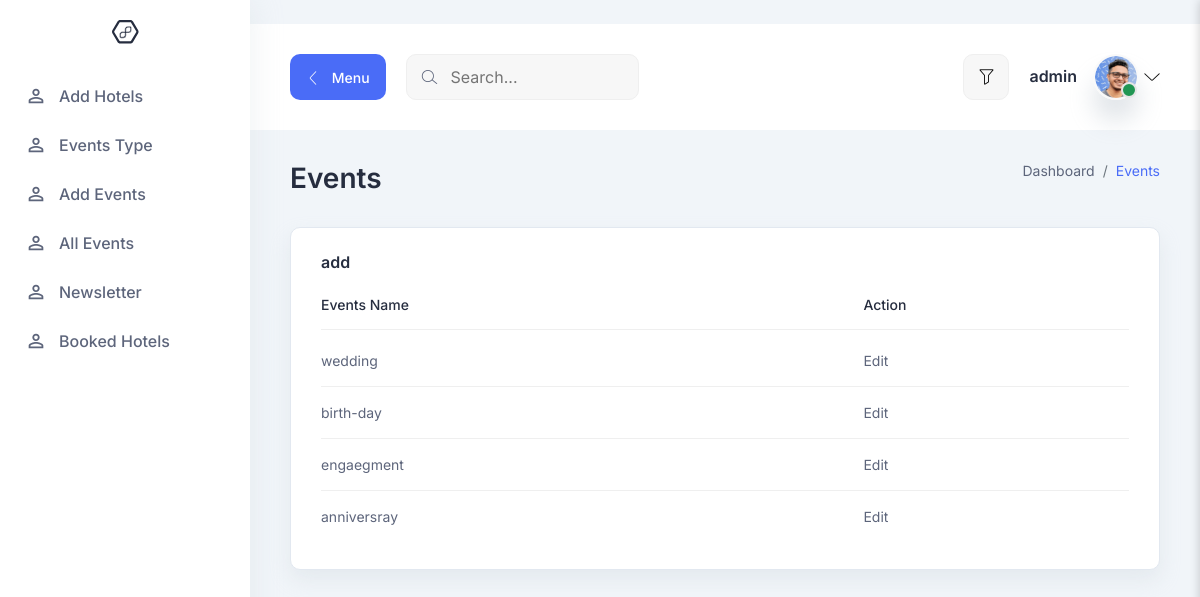
Page /all-events/ (signed in) on the committed database.
### src/models.py (models this page shows, shortened)
class event_type(models.Model):
    event= models.CharField(max_length=100)

### admin_section/views.py (the view)
# urls.py: path('all-events/' , all_events , name="all-events"),
@login_required(login_url='signin')
def all_events(request):
    if not request.user.is_superuser:
        messages.success(request , 'You are not authorized to view this page')
        return redirect('home')
    events=event_type.objects.all()
    context={
        'events':events
    }
    return render(request, 'employee/all_events.html' , context)

### admin_section/templates/employee/all_events.html
{% extends 'employee/base.html' %}
{% block content %}
<section class="table-components">
    <div class="container-fluid">
      <div class="title-wrapper pt-30">
        <div class="row align-items-center">
          <div class="col-md-6">
            <div class="title mb-30">
              <h2>Events</h2>
            </div>
          </div>
          <div class="col-md-6">
            <div class="breadcrumb-wrapper mb-30">
              <nav aria-label="breadcrumb">
                <ol class="breadcrumb">
                  <li class="breadcrumb-item">
                    <a href="#0">Dashboard</a>
                  </li>
                  <li class="breadcrumb-item active" aria-current="page">
                    Events
                  </li>
                </ol>
              </nav>
            </div>
          </div>
        </div>
      </div>
      <div class="tables-wrapper">
        <div class="row">
          <div class="col-lg-12">
            <div class="card-style mb-30">
              <h6 class="mb-10">
                   <a href="/add-event">add </a>
            </h6>
              <div class="table-responsive">
                <table class="table">
                  <thead>
                    <tr>
                      <th><h6>Events Name</h6></th>
                      <th><h6>Action</h6></th>
                    </tr>
                  </thead>
                  <tbody>
                    {% for s in  events %}
                    <tr>
                        <td><p>{{s.event}}</p></td>
                        <td><p>
                            <a href="/update-event/{{s.id}}/">Edit</a>
                        </p></td>
                    </tr>
                {% endfor %}
                  </tbody>
                </table>
              </div>
            </div>
          </div>
        </div>
      </div>
    </div>
  </section>
{% endblock %}

### admin_section/templates/employee/base.html (shortened to what this page needs)
{% load static %}web/
<!DOCTYPE html>
<html lang="en">
  <head>
    <link rel="stylesheet" href="{% static  'web/assets/css/bootstrap.min.css' %}" />
    <link rel="stylesheet" href="{% static  'web/assets/css/LineIcons.css' %}" />
    <link rel="stylesheet" href="{% static  'web/assets/css/quill/bubble.css' %}" />
    <link rel="stylesheet" href="{% static  'web/assets/css/quill/snow.css' %}" />
    <link rel="stylesheet" href="{% static  'web/assets/css/fullcalendar.css' %}" />
    <link rel="stylesheet" href="{% static  'web/assets/css/morris.css' %}" />
    <link rel="stylesheet" href="{% static  'web/assets/css/vanilla-dataTables.min.css' %}" />
    <link rel="stylesheet" href="{% static  'web/assets/css/main.css' %}" />
  </head>
  <body>
    <aside class="sidebar-nav-wrapper">
      <div class="navbar-logo">
        <a href="{% url 'dash' %}">
          <img src="{% static  'web/assets/images/logo/logo-2.svg' %}" alt="logo" />
        </a>
      </div>
      <nav class="sidebar-nav">
        <ul>
          <li class="nav-item">
            <a href="/add-hotel">
              <span class="icon">
              </span>
              <span class="text">
                Add Hotels
              </span>
            </a>
          </li>
          <li class="nav-item">
            <a href="/all-events">
              <span class="icon">
              </span>
              <span class="text">
                Events Type
              </span>
            </a>
          </li>
          <li class="nav-item">
            <a href="/add-events-going-on">
              <span class="icon">
              </span>
              <span class="text">
                Add Events
              </span>
            </a>
          </li>
          <li class="nav-item">
            <a href="/all-event-going">
              <span class="icon">
              </span>
              <span class="text">
                All Events
              </span>
            </a>
          </li>
          <li class="nav-item">
            <a href="/all-newsletter">
              <span class="icon">
              </span>
              <span class="text">
                Newsletter
              </span>
            </a>
          </li>
          <li class="nav-item">
            <a href="/all_booking_hotel">
              <span class="icon">
              </span>
              <span class="text">
                Booked Hotels
              </span>
            </a>
          </li>
        </ul>
      </nav>
    </aside>
    <main class="main-wrapper">
      <header class="header">
        <div class="container-fluid">
          <div class="row">
            <div class="col-lg-5 col-md-5 col-6">
              <div class="header-left d-flex align-items-center">
                <div class="menu-toggle-btn mr-20">
                  <button
                    id="menu-toggle"
                    class="main-btn primary-btn btn-hover"
                  >
                    <i class="lni lni-chevron-left me-2"></i> Menu
                  </button>
                </div>
                <div class="header-search d-none d-md-flex">
                  <form action="#">
                    <input type="text" placeholder="Search..." />
                    <button><i class="lni lni-search-alt"></i></button>
                  </form>
                </div>
              </div>
            </div>
            <div class="col-lg-7 col-md-7 col-6">
              <div class="header-right">
                <div class="filter-box ml-15 d-none d-md-flex">
                  <button class="" type="button" id="filter">
                    <i class="lni lni-funnel"></i>
                  </button>
                </div>
                <div class="profile-box ml-15">
                  <button
                    class="dropdown-toggle bg-transparent border-0"
                    type="button"
                    id="profile"
                    data-bs-toggle="dropdown"
                    aria-expanded="false"
                  >
                    <div class="profile-info">
                      <div class="info">
                        <h6>{{request.user}}</h6>
                        <div class="image">
                          <img
                            src="{% static 'web/assets/images/profile/profile-1.png' %}"
                            alt=""
                          />
                          <span class="status"></span>
                        </div>
                      </div>
                    </div>
                    <i class="lni lni-chevron-down"></i>
                  </button>
                </div>
              </div>
            </div>
          </div>
        </div>
      </header>
      {% block content %}
      {% endblock content %}
    </main>
  </body>
</html>

### static/web/assets/css/fullcalendar.css (style rules this page uses)
:root { --fc-daygrid-event-dot-width: 8px; }
:root { --fc-list-event-dot-width: 10px; --fc-list-event-hover-bg-color: #f5f5f5; }

### rows in the picture
event_type: event "wedding"
event_type: event "birth-day"
event_type: event "engaegment"
event_type: event "anniversray"

### other values in the picture
{{ request.user }} "admin"
